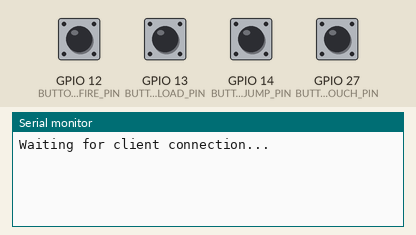
This sketch was run on a simulated ESP32. On the bench: the last lines printed to the serial monitor. Inputs (shaded band) come from the test bench; at power-on: GPIO 12 (BUTTON_FIRE_PIN), GPIO 13 (BUTTON_RELOAD_PIN), GPIO 14 (BUTTON_JUMP_PIN), GPIO 27 (BUTTON_CROUCH_PIN) HIGH. Nothing arrives over Bluetooth unless stated; a phone connects over Bluetooth LE 3 s after start.

Above: at 1.2 s.
1.3 s: GPIO 12 (BUTTON_FIRE_PIN) pulled LOW for 0.15 s
At 2.7 s:
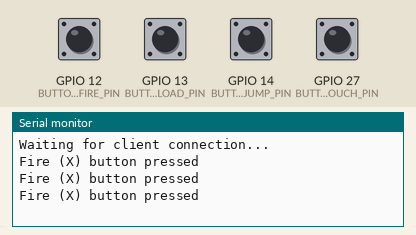
4.4 s: GPIO 13 (BUTTON_RELOAD_PIN) pulled LOW for 0.15 s
At 5.3 s:
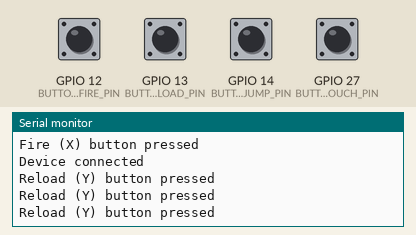
6.0 s: GPIO 14 (BUTTON_JUMP_PIN) pulled LOW for 0.15 s
At 6.6 s:
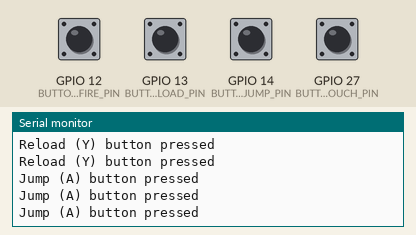
7.6 s: GPIO 27 (BUTTON_CROUCH_PIN) pulled LOW for 0.15 s
At 9.1 s:
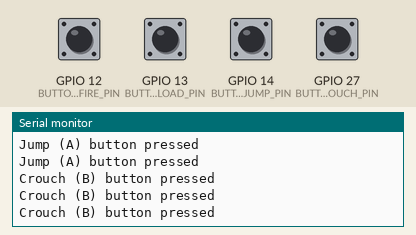

Measured:
- after the input at 1.3 s, the serial monitor: prints a new line at once (image 1)
- after the input at 4.4 s, the serial monitor: prints a new line at once (image 2)
- after the input at 6.0 s, the serial monitor: prints a new line at once (image 3)
- after the input at 7.6 s, the serial monitor: prints a new line at once (image 4)

The sketch:

gamepad_BLEserver.ino
```cpp
#include <BLEDevice.h>
#include <BLEUtils.h>
#include <BLEServer.h>

// BLE Service and Characteristic UUIDs
#define SERVICE_UUID "4fafc201-1fb5-459e-8fcc-c5c9c331914b"
#define CHARACTERISTIC_UUID "beb5483e-36e1-4688-b7f5-ea07361b26a8"

// Button Pins
#define BUTTON_FIRE_PIN 12  // Fire trigger button
#define BUTTON_RELOAD_PIN 13 // Reload button
#define BUTTON_JUMP_PIN 14   // Jump button
#define BUTTON_CROUCH_PIN 27 // Crouch button

BLECharacteristic *pCharacteristic;
bool deviceConnected = false;

// Custom callback class for connection events
class MyServerCallbacks: public BLEServerCallbacks {
  void onConnect(BLEServer* pServer) {
    deviceConnected = true;
    Serial.println("Device connected");
  };

  void onDisconnect(BLEServer* pServer) {
    deviceConnected = false;
    Serial.println("Device disconnected");
    // Restart advertising after disconnection
    pServer->getAdvertising()->start();
  }
};

void setup() {
  Serial.begin(115200);

  // Set up button pins with internal pull-up resistors
  pinMode(BUTTON_FIRE_PIN, INPUT_PULLUP);
  pinMode(BUTTON_RELOAD_PIN, INPUT_PULLUP);
  pinMode(BUTTON_JUMP_PIN, INPUT_PULLUP);
  pinMode(BUTTON_CROUCH_PIN, INPUT_PULLUP);

  // Initialize BLE
  BLEDevice::init("ESP32_Gamepad");  // This is the Bluetooth name that will show up

  // Create BLE server and set callback functions
  BLEServer *pServer = BLEDevice::createServer();
  pServer->setCallbacks(new MyServerCallbacks());

  // Create BLE service and characteristic
  BLEService *pService = pServer->createService(SERVICE_UUID);
  pCharacteristic = pService->createCharacteristic(
                      CHARACTERISTIC_UUID,
                      BLECharacteristic::PROPERTY_READ |
                      BLECharacteristic::PROPERTY_WRITE |
                      BLECharacteristic::PROPERTY_NOTIFY
                    );

  // Start the service
  pService->start();

  // Start BLE advertising
  BLEAdvertising *pAdvertising = BLEDevice::getAdvertising();
  pAdvertising->addServiceUUID(SERVICE_UUID);  // Add service UUID to the advertising packet
  pAdvertising->setScanResponse(true);         // Enable scan response to include the device name
  pAdvertising->setMinPreferred(0x06);         // Function to help with Android BLE compatibility
  pAdvertising->setMinPreferred(0x12);
  pServer->getAdvertising()->start();          // Start advertising

  Serial.println("Waiting for client connection...");
}

void loop() {
  // Read the button states and send corresponding BLE notifications

  // Fire button mapped to "X"
  if (digitalRead(BUTTON_FIRE_PIN) == LOW) {
    pCharacteristic->setValue("X");
    pCharacteristic->notify();
    Serial.println("Fire (X) button pressed");
  }

  // Reload button mapped to "Y"
  if (digitalRead(BUTTON_RELOAD_PIN) == LOW) {
    pCharacteristic->setValue("Y");
    pCharacteristic->notify();
    Serial.println("Reload (Y) button pressed");
  }

  // Jump button mapped to "A"
  if (digitalRead(BUTTON_JUMP_PIN) == LOW) {
    pCharacteristic->setValue("A");
    pCharacteristic->notify();
    Serial.println("Jump (A) button pressed");
  }

  // Crouch button mapped to "B"
  if (digitalRead(BUTTON_CROUCH_PIN) == LOW) {
    pCharacteristic->setValue("B");
    pCharacteristic->notify();
    Serial.println("Crouch (B) button pressed");
  }

  delay(50);  // Add delay to avoid sending too many notifications
}
```
